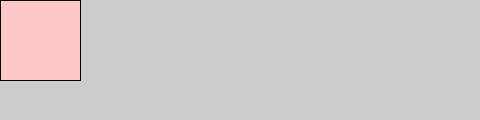
Frame 1 (no input)
Frame 60 (the mouse pressed at the canvas centre just before this capture): identical to frame 1, image omitted
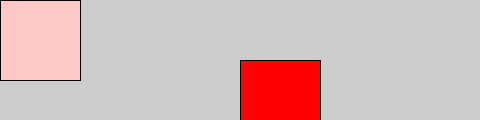
Frame 120 (the mouse held since frame 60 and released just before this capture)

The Processing sketch that drew these frames (run headless with seeded random() and noise(); from frame 60 on, the mouse is pressed at the canvas centre):

// Processing sketch: processing_36072
// ── processing_36072.pde

void setup() {
  size(480, 120);
  smooth();
}

void draw() {
  if (mousePressed) {
 // 'Bright Red'
    fill(255, 0, 0);
  } else {
// 'Pink (Pale Red' 
    fill(255, 200, 200);
  }
  rect(mouseX, mouseY, 80, 80);
}                                               
